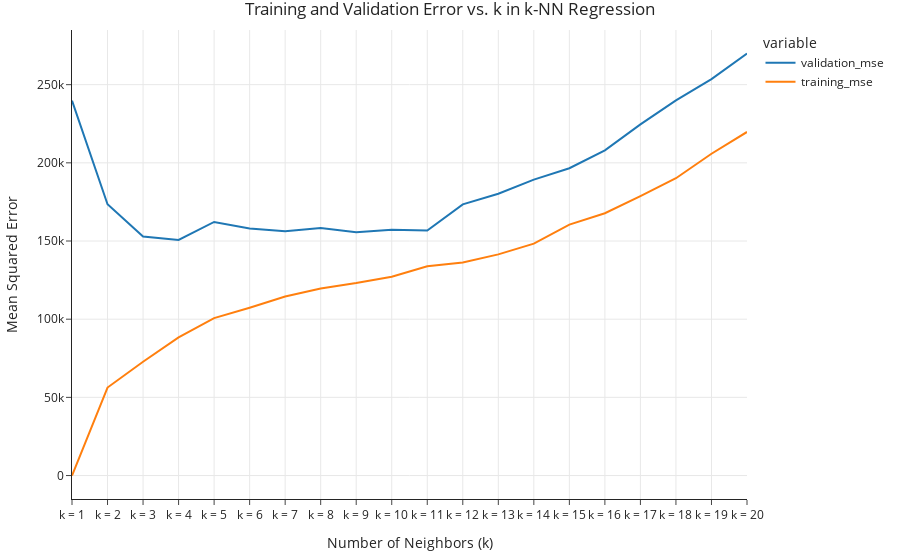

The cell this chart's notebook holds for it:
### Markdown cell above
Now that you've completed `plot_validation_error_vs_k`, let's take a look at the results one more time:

### Code cell
plot_validation_error_vs_k(20, X_train, y_train, 5)

### Figure 1 — Plotly figure (JSON) as saved in the notebook; plotly's stock layout.template omitted (floating-point values rounded to 4 significant figures)
{"data": [{"hovertemplate": "variable=validation_mse<br>Number of Neighbors (k)=%{x}<br>Mean Squared Error=%{y}<extra></extra>", "legendgroup": "validation_mse", "line": {"color": "#1F77B4", "dash": "solid"}, "marker": {"symbol": "circle"}, "mode": "lines", "name": "validation_mse", "orientation": "v", "showlegend": true, "type": "scatter", "x": ["k = 1", "k = 2", "k = 3", "k = 4", "k = 5", "k = 6", "k = 7", "k = 8", "k = 9", "k = 10", "k = 11", "k = 12", "k = 13", "k = 14", "k = 15", "k = 16", "k = 17", "k = 18", "k = 19", "k = 20"], "xaxis": "x", "y": [239800.0, 173500.0, 152900.0, 150700.0, 162200.0, 158000.0, 156200.0, 158400.0, 155600.0, 157200.0, 156700.0, 173500.0, 180300.0, 189300.0, 196600.0, 208000.0, 224600.0, 240000.0, 253500.0, 270000.0], "yaxis": "y"}, {"hovertemplate": "variable=training_mse<br>Number of Neighbors (k)=%{x}<br>Mean Squared Error=%{y}<extra></extra>", "legendgroup": "training_mse", "line": {"color": "#FF7F0E", "dash": "solid"}, "marker": {"symbol": "circle"}, "mode": "lines", "name": "training_mse", "orientation": "v", "showlegend": true, "type": "scatter", "x": ["k = 1", "k = 2", "k = 3", "k = 4", "k = 5", "k = 6", "k = 7", "k = 8", "k = 9", "k = 10", "k = 11", "k = 12", "k = 13", "k = 14", "k = 15", "k = 16", "k = 17", "k = 18", "k = 19", "k = 20"], "xaxis": "x", "y": [0, 56280.0, 72750.0, 88340.0, 100700.0, 107300.0, 114500.0, 119600.0, 123100.0, 127200.0, 133800.0, 136200.0, 141500.0, 148300.0, 160500.0, 167800.0, 178700.0, 190100.0, 205800.0, 219700.0], "yaxis": "y"}], "layout": {"legend": {"title": {"text": "variable"}, "tracegroupgap": 0}, "title": {"text": "Training and Validation Error vs. k in k-NN Regression"}, "xaxis": {"anchor": "y", "domain": [0, 1], "title": {"text": "Number of Neighbors (k)"}}, "yaxis": {"anchor": "x", "domain": [0, 1], "title": {"text": "Mean Squared Error"}}}}
